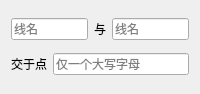
<?xml version="1.0" encoding="UTF-8"?>
<ui version="4.0">
 <class>MsgBoxIntersection</class>
 <widget class="QWidget" name="MsgBoxIntersection">
  <property name="geometry">
   <rect>
    <x>0</x>
    <y>0</y>
    <width>200</width>
    <height>94</height>
   </rect>
  </property>
  <property name="windowTitle">
   <string>Form</string>
  </property>
  <layout class="QGridLayout" name="gridLayout_3">
   <item row="0" column="0">
    <layout class="QGridLayout" name="gridLayout">
     <item row="0" column="0">
      <widget class="LineEdit" name="LineEdit_l1">
       <property name="placeholderText">
        <string>线名</string>
       </property>
      </widget>
     </item>
     <item row="0" column="1">
      <widget class="StrongBodyLabel" name="StrongBodyLabel">
       <property name="text">
        <string>与</string>
       </property>
      </widget>
     </item>
     <item row="0" column="2">
      <widget class="LineEdit" name="LineEdit_l2">
       <property name="placeholderText">
        <string>线名</string>
       </property>
      </widget>
     </item>
    </layout>
   </item>
   <item row="1" column="0">
    <layout class="QGridLayout" name="gridLayout_2">
     <item row="0" column="0">
      <widget class="StrongBodyLabel" name="StrongBodyLabel_2">
       <property name="text">
        <string>交于点</string>
       </property>
      </widget>
     </item>
     <item row="0" column="1">
      <widget class="LineEdit" name="LineEdit_name">
       <property name="placeholderText">
        <string>仅一个大写字母</string>
       </property>
      </widget>
     </item>
    </layout>
   </item>
  </layout>
 </widget>
 <customwidgets>
  <customwidget>
   <class>StrongBodyLabel</class>
   <extends>QLabel</extends>
   <header>qfluentwidgets</header>
  </customwidget>
  <customwidget>
   <class>LineEdit</class>
   <extends>QLineEdit</extends>
   <header>qfluentwidgets</header>
  </customwidget>
 </customwidgets>
 <resources/>
 <connections/>
</ui>
